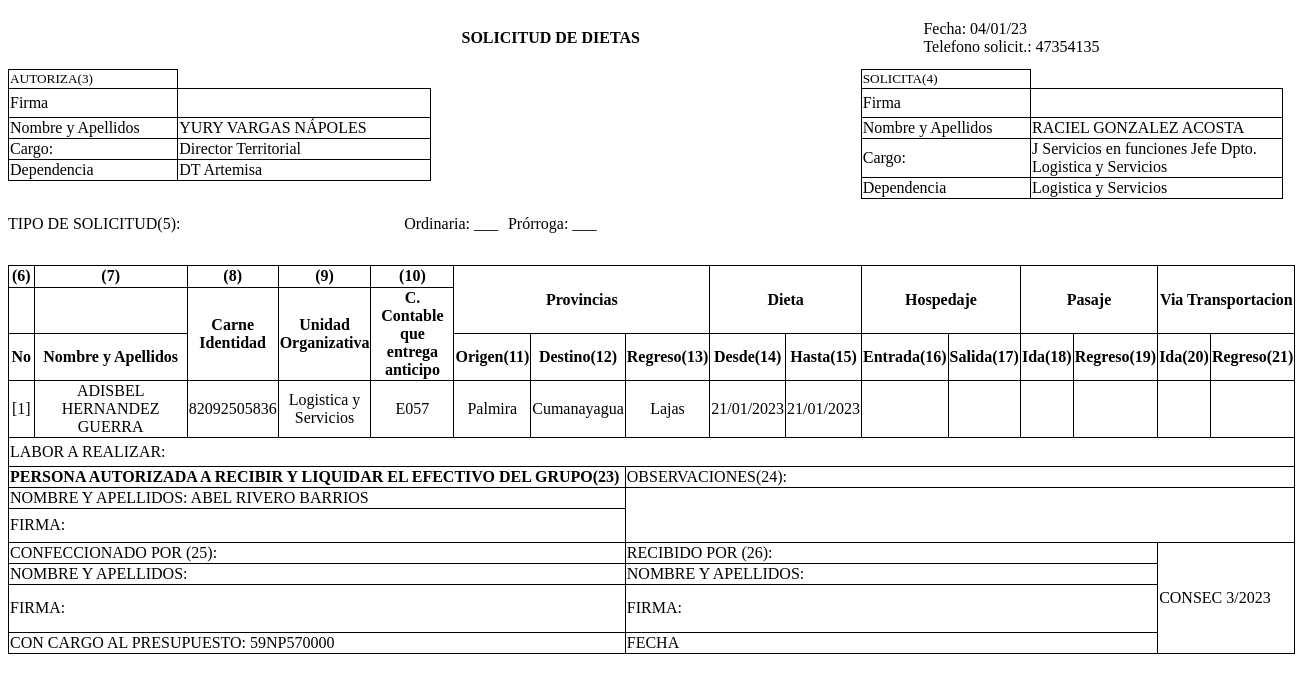
The app's page /index/modelo/solicitudes/listar/14/ (signed in), older data.
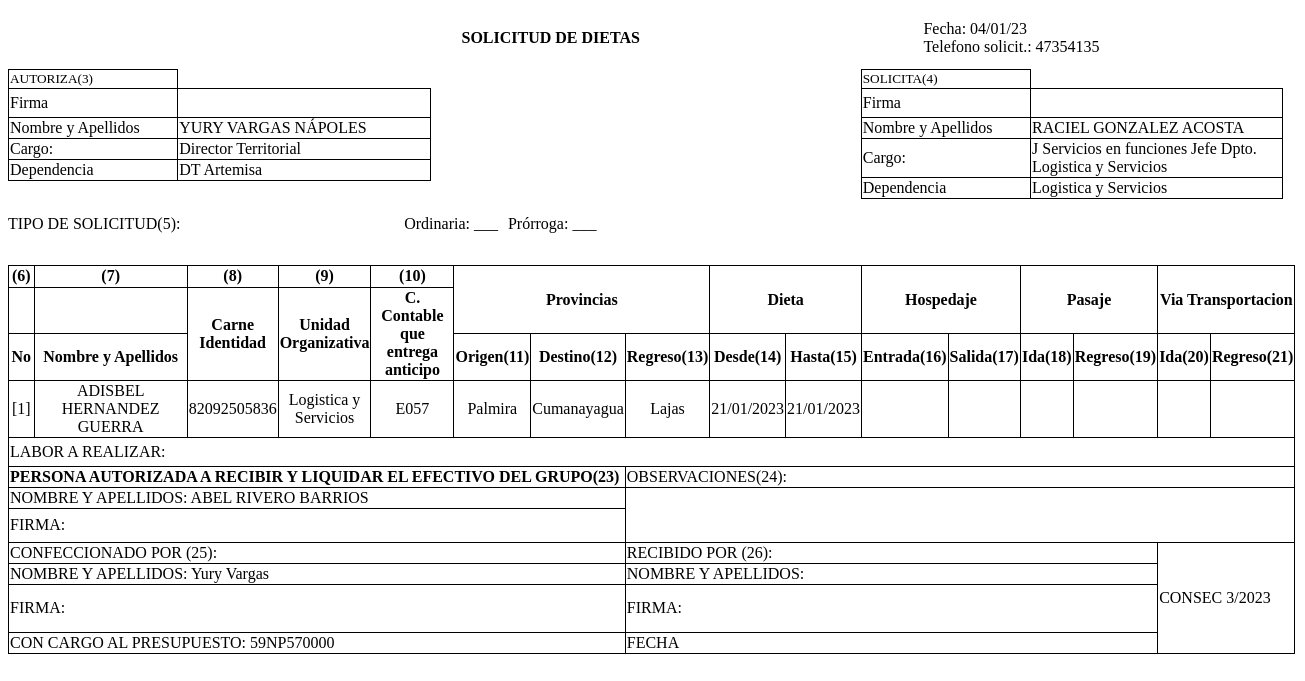
The same page, newer data.
### app/models.py (models this page shows, shortened)
class Modelo(models.Model):
    nombre=models.CharField(max_length=50)
    solicitante=models.CharField(max_length=50)
    unidad_organizativa=models.CharField(max_length=100)
    c_contable=models.CharField(max_length=4)
    consec=models.IntegerField()
    solicitudes=models.ManyToManyField(Solicitud)
    parleg=models.CharField(max_length=200, blank=True, null=True)
    autoriza=models.CharField(max_length=50)
    cargo_presupuesto=models.CharField(max_length=20)
    observaciones = models.CharField(max_length=500, blank=True, null=True)
    estado=models.CharField(max_length=10)
    cargo_autoriza=models.CharField(max_length=100)
    dependencia_autoriza=models.CharField(max_length=100)
    cargo_solicita=models.CharField(max_length=100)
    area_trabajo_solicita=models.CharField(max_length=100)
    labor=models.CharField(max_length=500, blank=True, null=True)
    fecha=models.DateField(default=date.today())

### app/views.py (the view)
# urls.py: path('modelo/solicitudes/listar/<id>/', listar_solicitudes_de_modelo, name='solicitudModel'),
@permission_required('app.view_solicitud')
def listar_solicitudes_de_modelo(request, id):
    lista=[]
    modelo=Modelo.objects.get(id=id)
    lista_solicitudes=modelo.solicitudes.all()
    for i in lista_solicitudes:
        lista.append(i)
    cant=[]
    index = 0
    for i in lista:
        index+=1
        cant.append(index)
    data={
        'modelo': Modelo.objects.get(pk=id),
        'soli': lista,
        'telf': lista_solicitudes[0].solicitante.telf,
        'date': modelo.fecha.strftime('%d/%m/%y'),
        'cant': cant,
        'year':date.today().year,
    }
    archivarModelo(request, id)
    return render(request, 'modelos/solicitudes/modeloList.html', data)

### app/models.py (called while the page is built)
    def __str__(self):
        return self.nombre

    def __str__(self):
            return self.usuario.first_name+' '+self.usuario.last_name

    def __str__(self):
        return self.nombre

### app/views.py (called while the page is built)
@permission_required('app.view_modelo')
def archivarModelo(request,id):
    modelo=Modelo.objects.get(id=id)
    modelo.estado="archivado"
    modelo.save()
    return redirect(to='listarMod')

### app/templates/modelos/solicitudes/modeloList.html (shortened to what the changed rows need)
<!DOCTYPE html>
{% load static %}
<html lang="en">
  <head>
  </head>
  <body style="width: max-content">
    <div style="display: flex; justify-content: space-between">
      <div style="width: 11.5cm">
        <table style="position: relative; float: left">
          <tr>
            <td style="width: 4.4cm; height: 0.7cm" ;>Firma</td>
            <td></td>
          </tr>
          <td style="width: 4.4cm; height: 0.4cm" ;>
            Nombre y Apellidos
          </td>
          <td style="width: 6.6cm">{{modelo.autoriza}}</td>
          <tr>
            <td style="width: 4.4cm; height: 0.4cm" ;>Cargo:</td>
            <td>{{modelo.cargo_autoriza}}</td>
          </tr>
          <tr>
            <td style="width: 4.4cm; height: 0.4cm" ;>Dependencia</td>
            <td>{{modelo.dependencia_autoriza}}</td>
          </tr>
        </table>
      </div>
      <div style="width: 11.5cm">
        <table style="position: relative; float: left">
          <tr>
            <td style="width: 4.4cm; height: 0.7cm" ;>Firma</td>
            <td></td>
          </tr>
          <td style="width: 4.4cm; height: 0.4cm" ;>
            Nombre y Apellidos
          </td>
          <td style="width: 6.6cm">{{modelo.solicitante}}</td>
          <tr>
            <td style="width: 4.4cm; height: 0.4cm" ;>Cargo:</td>
            <td>{{modelo.cargo_solicita}}</td>
          </tr>
          <tr>
            <td style="width: 4.4cm; height: 0.4cm" ;>Dependencia</td>
            <td>{{modelo.area_trabajo_solicita}}</td>
          </tr>
        </table>
      </div>
    </div>
    <table style="margin-top: 2rem; width: auto">
      <thead>
        <tr>
          <th style="width: 0.6cm; height: 0.5cm">(6)</th>
          <th style="width: 3.8cm; height: 0.5cm">(7)</th>
          <th style="width: 2.2cm; height: 0.5cm">(8)</th>
          <th style="width: 1.4cm; height: 0.5cm">(9)</th>
          <th style="width: 1.5cm; height: 0.5cm">(10)</th>
          <th
            style="width: 1.7cm; height: 0.5cm"
            rowspan="2"
            colspan="3"
          >
            Provincias
          </th>
          <th
            style="width: 1.7cm; height: 0.5cm"
            rowspan="2"
            colspan="2"
          >
            Dieta
          </th>
          <th
            style="width: 1.7cm; height: 0.5cm"
            rowspan="2"
            colspan="2"
          >
            Hospedaje
          </th>
          <th
            style="width: 1.7cm; height: 0.5cm"
            rowspan="2"
            colspan="2"
          >
            Pasaje
          </th>
          <th rowspan="2" colspan="2">Via Transportacion</th>
        </tr>
        <tr>
          <th style="width: 0.6cm; height: 0.5cm"></th>
          <th style="width: 3.8cm; height: 0.5cm"></th>
          <th style="width: 2.2cm; height: 0.5cm" rowspan="2">Carne Identidad</th>
          <th style="width: 1.7cm; height: 0.5cm" rowspan="2">Unidad Organizativa</th>
          <th style="width: 1.7cm; height: 0.5cm" rowspan="2">
            C. Contable que entrega anticipo
          </th>
        </tr>
        <tr>
          <th style="width: 0.6cm; height: 0.5cm">No</th>
          <th style="width: 3.8cm; height: 0.5cm">
            Nombre y Apellidos
          </th>
          <th style="width: 1.7cm; height: 0.5cm">Origen(11)</th>
          <th style="width: 1.7cm; height: 0.5cm">Destino(12)</th>
          <th style="width: 1.7cm; height: 0.5cm">Regreso(13)</th>
          <th style="width: 1.7cm; height: 0.5cm">Desde(14)</th>
          <th style="width: 1.7cm; height: 0.5cm">Hasta(15)</th>
          <th style="width: 1.5cm; height: 0.5cm">Entrada(16)</th>
          <th style="width: 1.5cm; height: 0.5cm">Salida(17)</th>
          <th style="width: 1cm; height: 0.5cm">Ida(18)</th>
          <th style="width: 1.7cm; height: 0.5cm">Regreso(19)</th>
          <th>Ida(20)</th>
          <th>Regreso(21)</th>
        </tr>
      </thead>
      <tbody>
        <tr>
          <th colspan="7" style="text-align: left; height: 0.4cm">
            PERSONA AUTORIZADA A RECIBIR Y LIQUIDAR EL EFECTIVO DEL
            GRUPO(23)
          </th>
        </tr>
        <tr>
          <td colspan="7">NOMBRE Y APELLIDOS: {{modelo.parleg}}</td>
          {% if modelo.observaciones != none %}
          <td colspan="9" rowspan="2" style="text-align: center">
            {{modelo.observaciones}}
          </td>
          {% else %}
          <td colspan="9" rowspan="2" style="text-align: center"></td>
          {% endif %}
        </tr>
        <tr>
          <td colspan="7" style="height: 0.3cm">
            CONFECCIONADO POR (25):
          </td>
          <td colspan="7" style="height: 0.3cm">
            RECIBIDO POR (26):
          </td>
          <td rowspan="4" colspan="2" style="height: 0.3cm">
            CONSEC {{modelo.consec}}/{{year}}
          </td>
        </tr>
        <tr>
          <td colspan="7">NOMBRE Y APELLIDOS: {{modelo.nombre}}</td>
          <td colspan="7">NOMBRE Y APELLIDOS:</td>
        </tr>
        <tr>
          <td colspan="7">
            CON CARGO AL PRESUPUESTO: {{modelo.cargo_presupuesto}}
          </td>
          <td colspan="7">FECHA</td>
        </tr>
      </tbody>
    </table>
  </body>
</html>

Row changes from the older to the newer data that the page shows:
changed Modelo "YURY VARGAS NÁPOLES": nombre (not shown) → "Yury Vargas"
